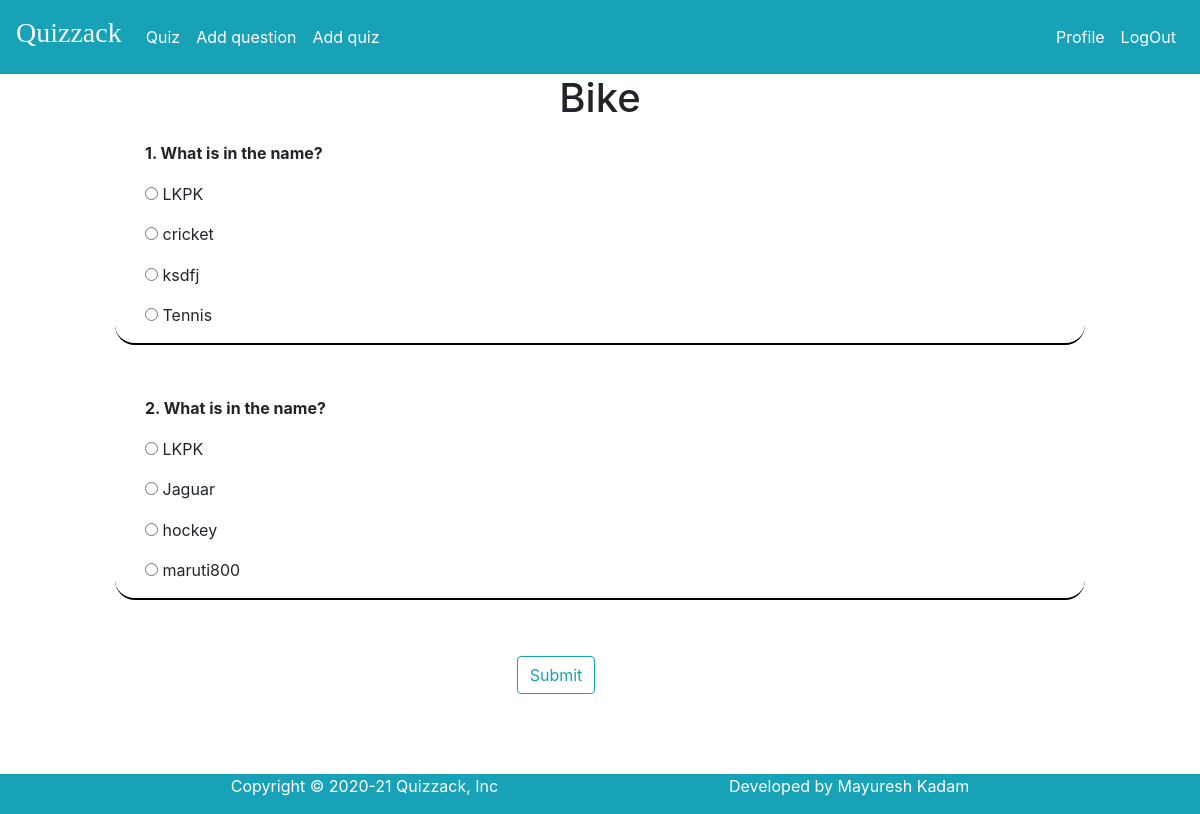
The app's page /quiz_catalog/quiz_page/bike (signed in) with its own data.
### blog/models.py (models this page shows, shortened)
class quiz(models.Model):
	question = models.CharField(max_length=500, default="")
	option1 = models.CharField(max_length=100, default="")
	option2 = models.CharField(max_length=100, default="")
	option3 = models.CharField(max_length=100, default="")
	option4 = models.CharField(max_length=100, default="")
	answer = models.CharField(max_length=100, default="")
	catogaries = models.CharField(max_length=100,default="")
	hint = models.CharField(max_length=500, default="")
	student = models.ForeignKey(User,on_delete=models.CASCADE)

### blog/views.py (the view)
# urls.py: path('quiz_page/',blog_views.quiz_page, name="quiz_page"),
@login_required
def quiz_page(request,cat):
	try:
		x=quiz.objects.filter(catogaries=cat)
	except:
		messages.success(request,f'Category not selected.')
		return HttpResponseRedirect(request.META.get('HTTP_REFERER'))
	context1={
	 'quizs':x,
	 'totalq':len(x),
	 'category':cat,
	}
	return render(request,'blog/quiz_page.html',context1)

### blog/Templates/blog/quiz_page.html (shortened to what this page needs)
{% extends "blog/base.html" %}
{% block content %}
<div class="row">
<div class="col-sm-1"></div>
<div class="col-sm-10">
<form action="../result" method="POST">
  <div style="text-align: center"><h1>{{category|capfirst}}</h1></div>
  {% for que in quizs%}
  <div class="container" style="border-bottom
  :2px solid black;border-radius: 20px;margin-top:2%;">
    <div class="col-md-10">
      <p><b>{{ forloop.counter }}. {{ que.question }}</b></p>
    </div>
    <div class="col-md-1"></div>
    <div class="col-md-3">
      <p>
      <input type="radio" name="{{ que.id }}" value="{{ que.option1 }}">
      {{ que.option1 }}
    </p>
    </div>
    <div class="col-md-3">
      <p>
      <input type="radio" name="{{ que.id }}" value="{{ que.option2 }}">
      {{ que.option2 }}
    </p>
    </div>
    <div class="col-md-1"></div>
    <div class="col-md-3">
      <p>
      <input type="radio" name="{{ que.id }}" value="{{ que.option3 }}">
      {{ que.option3 }}
    </p>
    </div>
    <div class="col-md-3">
      <p>
      <input class="form_control" type="radio" name="{{ que.id }}" value="{{ que.option4 }}">
      {{ que.option4 }}
    </p>
    </div>
    </div>
  <div class="py-3"></div>
  {% endfor %}
  <br>
  <div class="row">
    <div class="col-sm-5">
    </div>
    <div class="col-xs-2">
      <button type="submit" class="btn btn-outline-info">Submit</button>
    </div>
  </div>
  <br>
  <br>
</form>
</div>
</div>
{% endblock content %}

### records on screen
quiz: question "What is in the name?", option1 "LKPK", option2 "cricket", option3 "ksdfj", option4 "Tennis"
quiz: question "What is in the name?", option1 "LKPK", option2 "Jaguar", option3 "hockey", option4 "maruti800"

### other values on screen
{{ category|capfirst }} "Bike"
